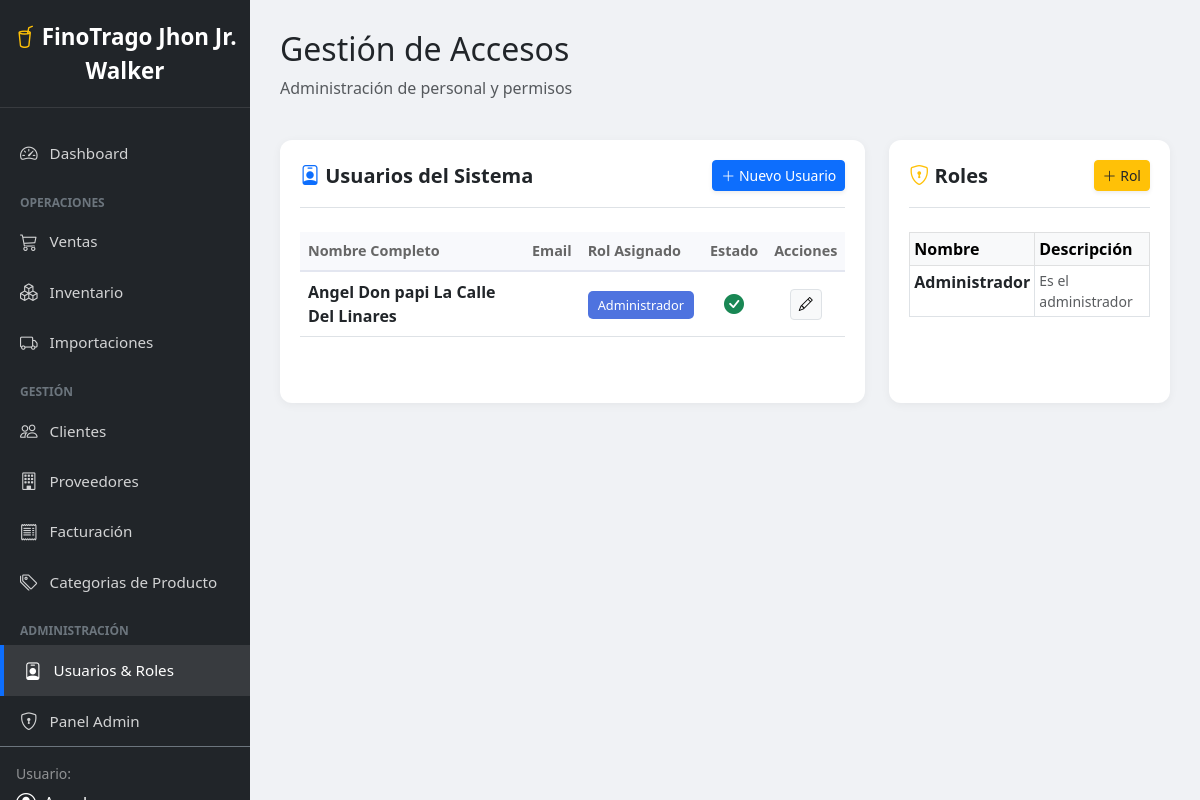
Page /usuarios/ (signed in) on the committed database.
### dashboard/models.py (models this page shows, shortened)
class Usuario(models.Model):
    user = models.OneToOneField(
        User,
        on_delete=models.CASCADE,
        related_name='perfil',
        null=True,
        blank=True
    )
    nombre = models.CharField(max_length=50)
    apellido = models.CharField(max_length=50)
    rol = models.ForeignKey(Rol, on_delete=models.SET_NULL, null=True)
    activo = models.BooleanField(default=True)
    fecha_registro = models.DateTimeField(auto_now_add=True)

class Rol(models.Model):
    nombre = models.CharField(max_length=30)
    descripcion = models.CharField(max_length=100, blank=True, null=True)
    class Meta:
        verbose_name_plural = "Roles"

### dashboard/views.py (the view)
# urls.py: path('usuarios/', views.lista_usuarios, name='usuarios'),          # Tablas Usuarios/Roles
@login_required
def lista_usuarios(request):
    usuarios = Usuario.objects.select_related('rol').all()
    roles = Rol.objects.all()
    context = {
        'datos': usuarios,
        'roles': roles
    }
    return render(request, 'dashboard/lista_usuarios.html', context)

### dashboard/templates/dashboard/lista_usuarios.html (shortened to what this page needs)
{% extends "dashboard/base.html" %}
{% block content %}
<div class="main-content">
    <div class="d-flex justify-content-between align-items-center mb-4">
        <div>
            <h2>Gestión de Accesos</h2>
            <p class="text-muted">Administración de personal y permisos</p>
        </div>
    </div>
    <div class="row">
        <div class="col-lg-8 mb-4">
            <div class="chart-card">
                <div class="d-flex justify-content-between align-items-center mb-4 border-bottom pb-3">
                    <h5 class="m-0 fw-bold text-dark"><i class="bi bi-person-badge text-primary"></i> Usuarios del Sistema</h5>
                    <a href="{% url 'dashboard:crear_usuario' %}" class="btn btn-primary btn-sm shadow-sm">
                        <i class="bi bi-plus-lg"></i> Nuevo Usuario
                    </a>
                </div>
                <div class="table-responsive">
                    <table class="table table-custom table-hover">
                        <thead>
                            <tr>
                                <th>Nombre Completo</th>
                                <th>Email</th>
                                <th>Rol Asignado</th>
                                <th class="text-center">Estado</th>
                                <th class="text-center">Acciones</th>
                            </tr>
                        </thead>
                        <tbody>
                            {% for u in datos %}
                            <tr>
                                <td>
                                    <div class="fw-bold">{{ u.nombre }} {{ u.apellido }}</div>
                                </td>
                                <td class="text-muted small">{{ u.email }}</td>
                                <td>
                                    {% if u.rol %}
                                        <span class="badge-rol">{{ u.rol.nombre }}</span>
                                    {% else %}
                                        <span class="badge bg-secondary">Sin Rol</span>
                                    {% endif %}
                                </td>
                                <td class="text-center">
                                    {% if u.activo %}
                                        <i class="bi bi-check-circle-fill text-success fs-5" title="Activo"></i>
                                    {% else %}
                                        <i class="bi bi-x-circle-fill text-danger fs-5" title="Inactivo"></i>
                                    {% endif %}
                                </td>
                                <td class="text-center">
                                    <button class="btn btn-sm btn-light border" title="Editar"><i class="bi bi-pencil"></i></button>
                                </td>
                            </tr>
                            {% empty %}
                            <tr><td colspan="5" class="text-center text-muted py-4">No hay usuarios creados.</td></tr>
                            {% endfor %}
                        </tbody>
                    </table>
                </div>
            </div>
        </div>
        <div class="col-lg-4 mb-4">
            <div class="chart-card">
                <div class="d-flex justify-content-between align-items-center mb-4 border-bottom pb-3">
                    <h5 class="m-0 fw-bold text-dark"><i class="bi bi-shield-lock text-warning"></i> Roles</h5>
                    <a href="{% url 'dashboard:crear_rol' %}" class="btn btn-warning btn-sm text-dark shadow-sm">
                        <i class="bi bi-plus-lg"></i> Rol
                    </a>
                </div>
                <div class="table-responsive">
                    <table class="table table-bordered table-sm">
                        <thead class="table-light">
                            <tr>
                                <th>Nombre</th>
                                <th>Descripción</th>
                            </tr>
                        </thead>
                        <tbody>
                            {% for r in roles %}
                            <tr>
                                <td class="fw-bold">{{ r.nombre }}</td>
                                <td class="small text-muted">{{ r.descripcion|truncatechars:20 }}</td>
                            </tr>
                            {% empty %}
                            <tr><td colspan="2" class="text-center text-muted">Sin roles.</td></tr>
                            {% endfor %}
                        </tbody>
                    </table>
                </div>
            </div>
        </div>
    </div>
</div>
{% endblock %}

### dashboard/static/styles/dashboard.css (style rules this page uses)
.main-content { margin-left: 250px; padding: 30px; background-color: #f0f2f5; min-height: 100vh; }
.chart-card { background: white; border-radius: 12px; padding: 20px; box-shadow: 0 2px 10px rgba(0,0,0,0.05); margin-bottom: 30px; }
.table-custom thead th { background-color: #f8f9fc; border-bottom: 2px solid #e3e6f0; color: #666; font-weight: 600; font-size: 0.9rem; }
.table-custom td { vertical-align: middle; }

### dashboard/templates/dashboard/base.html (style rules this page uses)
body { min-height: 100vh; overflow-x: hidden; background-color: #f8f9fa; }

### dashboard/templates/dashboard/lista_usuarios.html (style rules this page uses)
.main-content { margin-left: 250px; padding: 30px; background-color: #f0f2f5; min-height: 100vh; }
.chart-card { background: white; border-radius: 12px; padding: 20px; box-shadow: 0 2px 10px rgba(0,0,0,0.05); height: 100%; }
.table-custom thead th { background-color: #f8f9fc; color: #666; font-weight: 600; border-bottom: 2px solid #e3e6f0; }
.badge-rol { background-color: #4e73df; color: white; padding: 5px 10px; border-radius: 5px; font-size: 0.8rem; }

### rows in the picture
Usuario: nombre "Angel Don papi", apellido "La Calle Del Linares", rol.nombre "Administrador", activo True (drawn)
Rol: nombre "Administrador", descripcion "Es el administrador"
